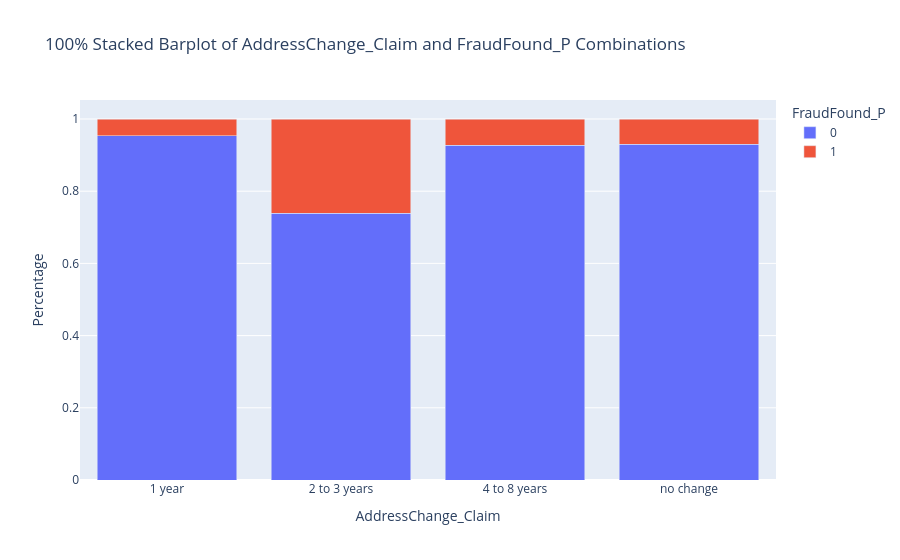

The cell this chart's notebook holds for it:
### Markdown cell above
---

### Code cell
# plot_count_plot(collision, 'AddressChange_Claim', 'FraudFound_P')
plot_two_categorical(collision, 'AddressChange_Claim', 'FraudFound_P', 'stacked_barplot')

### Figure 1 — Plotly figure (JSON) as saved in the notebook; plotly's stock layout.template omitted (floating-point values rounded to 4 significant figures)
{"data": [{"hovertemplate": "FraudFound_P=0<br>AddressChange_Claim=%{x}<br>Percentage=%{y}<extra></extra>", "legendgroup": "0", "marker": {"color": "#636efa", "pattern": {"shape": ""}}, "name": "0", "orientation": "v", "showlegend": true, "textposition": "auto", "type": "bar", "x": ["1 year", "2 to 3 years", "4 to 8 years", "no change"], "xaxis": "x", "y": [0.9531, 0.7383, 0.9274, 0.9304], "yaxis": "y"}, {"hovertemplate": "FraudFound_P=1<br>AddressChange_Claim=%{x}<br>Percentage=%{y}<extra></extra>", "legendgroup": "1", "marker": {"color": "#EF553B", "pattern": {"shape": ""}}, "name": "1", "orientation": "v", "showlegend": true, "textposition": "auto", "type": "bar", "x": ["1 year", "2 to 3 years", "4 to 8 years", "no change"], "xaxis": "x", "y": [0.04688, 0.2617, 0.07258, 0.06964], "yaxis": "y"}], "layout": {"barmode": "stack", "legend": {"title": {"text": "FraudFound_P"}, "tracegroupgap": 0}, "title": {"text": "100% Stacked Barplot of AddressChange_Claim and FraudFound_P Combinations"}, "xaxis": {"anchor": "y", "domain": [0, 1], "title": {"text": "AddressChange_Claim"}}, "yaxis": {"anchor": "x", "domain": [0, 1], "title": {"text": "Percentage"}}}}
